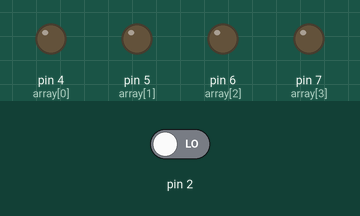
The sketch below on a simulated Arduino Uno, built with avr-gcc and run on an emulated ATmega328P. On the bench: output pins drawn as LEDs (lit = HIGH). Dashed ring = blinking. The test bench sets the inputs (shaded band); at power-on: pin 2 LOW.

Above: at 1.2 s.
1.3 s: pin 2 driven HIGH
At 2.2 s:
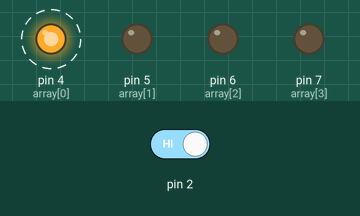
At 3.2 s:
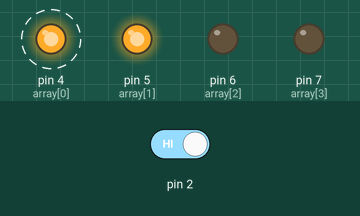
Timing chart, 0 to 13.3 s (numbered marks = the images above; inputs shaded):
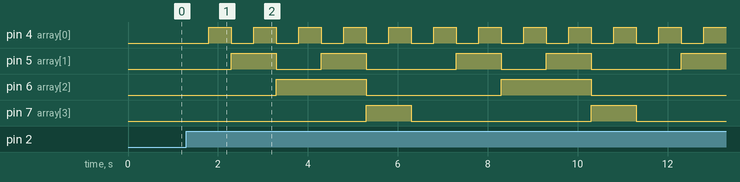

The sketch:

code.ino
```cpp
/*
  CREATOR : DALI FETHI ABDELLATIF
  DATE : 17/05/2024
  PLATFORM : ARDUINO UNO
  SIMULATION : TINKERCARD
*/
/*
    Launch showing numbers using a switch connected to pin 2 using interrupt
*/
int array[] = {4, 5, 6, 7}, max = 4, value = 1, i = 0, time = 500;
bool state = 0;
volatile int counter = 0;
volatile bool etat = false;
void function(void);
void setup(void)
{
  for(int i = 0; i<max; ++i)
    pinMode(array[i], OUTPUT);
  pinMode(2, INPUT);
  attachInterrupt(digitalPinToInterrupt(2), function, RISING);
}
void loop(void)
{
  if(etat == true)
  {
    if(counter != 10)
    {
      if(i != 4)
      {
        state = value & counter;
        digitalWrite(array[i], state);
        ++i;
        value<<=1;
      }
      else
      {
        delay(time);
        i = 0;
        ++counter;
        state = 0;
        value = 1;
      }
    }
    else
      counter = 0;
  }
}
void function(void)
{
  etat = ! etat;
}
```

Measured:
- after the input at 1.3 s, pin 4 (array[0]): alternates HIGH for 0.50 s and LOW for 0.50 s, starting after 0.50 s; pin 5 (array[1]): LOW → HIGH after 1.0 s, → LOW 1.0 s later, → HIGH 1.0 s later, → LOW 1.0 s later, … (9 changes in this stretch)
